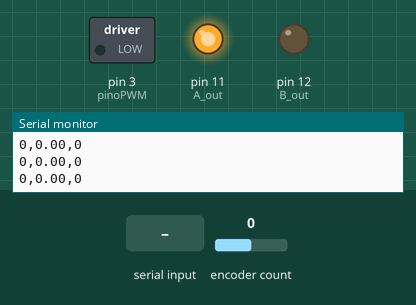
The sketch below on a simulated Arduino Uno, built with avr-gcc and run on an emulated ATmega328P. Parts: switched loads named in the sketch (green lamp = pin HIGH), output pins drawn as LEDs (lit = HIGH), the last lines printed to the serial monitor. The test bench sets the inputs (shaded band); at power-on: encoder count 0.

Above: at 1.2 s.
1.3 s: "90,45\n" received over Serial
At 1.6 s:
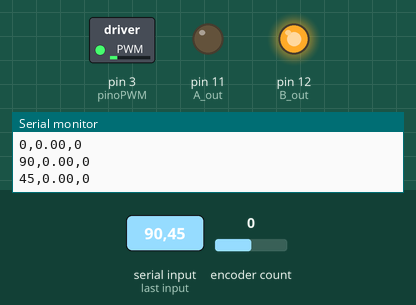
Timing chart, 0 to 4.3 s (numbered marks = the images above; inputs shaded):
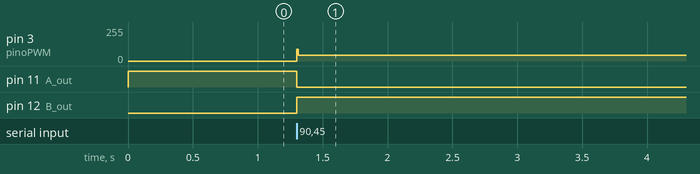

The sketch:

ControleMotor.ino
```cpp
#include <Encoder.h>

//pulsos por rotação do encoder
#define ppr 20

//frequencia de amostragem
#define sampleRate 100

//clock da placa
#define clk 16000000

//define os pinos
#define A_in 2
#define B_in 4
#define pinoPWM 3
#define A_out 11
#define B_out 12

//valor para zerar o contador do timer 1
unsigned int ocr = clk / (64 * sampleRate);

//variáveis auxiliares para o recebimento de mensagens
int recebido=0;
int recebidoAntigo=0;

//variável do valor do duty cycle (de 0 a 255)
unsigned char d = 0;

//inicia o encoder com os pinos de leitura
Encoder myEnc(A_in, B_in);

//variáveis para o cálculo da velocidade
long oldPosition = 0;
long newPosition = 0;
float velocidade = 0;

//interrupção periódica
ISR(TIMER1_COMPA_vect) {

  //leitura da posição do encoder
  newPosition = myEnc.read();

  //cálculo da velocidade
  velocidade = ((newPosition - oldPosition)*sampleRate)/ppr;

  //atualização da variável de posição
  oldPosition = newPosition;

  //lógica para receber dados

  //se existir algum dado disponível no buffer de comunicação
  if (Serial.available() > 0) {

    //salva o valor recebido
    recebido = Serial.parseInt ();

    // se o valor recebido for maior que zero, o pino 11 recebe 0 e o 12 recebe 1, se for menor o contrário
    if (recebido > 0){
      digitalWrite(A_out, LOW);
      digitalWrite(B_out, HIGH);
      d = recebido;

    }else if(recebido == 0 && recebidoAntigo == 0){
      d=0;
    }else if(recebido < 0){
      digitalWrite(B_out, LOW);
      digitalWrite(A_out, HIGH);
      d = recebido*(-1);
    }
    recebidoAntigo=recebido;
  }

  //aplica o valor recebido no duty cycle do PWM
  analogWrite(pinoPWM,d);

  //envia os dados captados pela comunicação serial
  Serial.print(d);
  Serial.print(",");
  Serial.print(velocidade);
  Serial.print(",");
  Serial.println(newPosition);
}

void setup() {
  //Configura o baud rate da comunicação serial
  Serial.begin(115200);

  //Habilita as interrupções globais
  SREG |= (1 << 7);

  //Configura os pinos como entrada ou saída
  pinMode(A_in, INPUT);
  pinMode(B_in, INPUT);
  pinMode(pinoPWM, OUTPUT);
  pinMode(A_out, OUTPUT);
  pinMode(B_out, OUTPUT);

  //Inicia os pinos 11 e 12 com 1 e 0 respectivamente
  digitalWrite(A_out, HIGH);
  digitalWrite(B_out, LOW);

  //modo normal de operação
  TCCR1A = 0b00000000;

  //OCR1a como limite prescaller:1/64 modo CTC
  TCCR1B = 0b00001011;
  /* tbela para o TIMER0 e TIMER1
    0 0 1 clkI/O/1 (No prescaling)
    0 1 0 clkI/O/8 (From prescaler)
    0 1 1 clkI/O/64 (From prescaler)
    1 0 0 clkI/O/256 (From prescaler)
    1 0 1 clkI/O/1024 (From prescaler)
  */

  // Compare Interrupt Enable. Interrupção por comparação ativada.
  TIMSK1 = 0x02;

  //valor para zerar o contador do timer 1
  OCR1A = ocr;
}

void loop() {
  //vazio, pois toto o código é feito na interrupção
}
```

Measured:
- after the input at 1.3 s, pin 3 (pinoPWM): 0/255 → 45/255 at once; pin 11 (A_out): HIGH → LOW at once; pin 12 (B_out): LOW → HIGH at once
